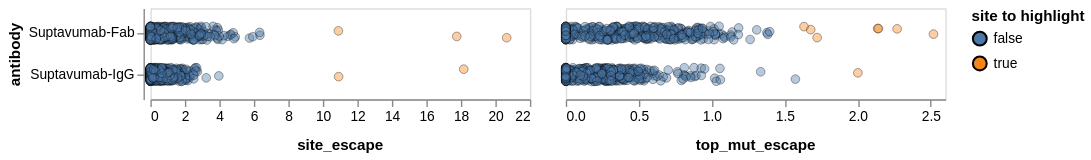

Notebook source saved alongside this figure:
### Code cell
# Visualize site selection
site_selection = alt.selection_point(fields=["site"], on="mouseover", empty=False) 

per_site_escape_chart = (
    alt.Chart(per_site_escape)
    .add_params(site_selection)
    .transform_calculate(jitter="random() - 0.5")
    .encode(
        alt.X("escape", title=None),
        alt.Y("antibody"),
        alt.YOffset("jitter:Q", scale=alt.Scale(domain=[-1.2, 1.2])),
        alt.Column(
            "escape_type",
            title=None,
            header=alt.Header(orient="bottom", labelFontSize=11, labelFontStyle="bold"),
        ),
        alt.Color("highlight", title="site to highlight"),
        tooltip=["site", "rank", "antibody", "manual_no_highlight"],
        strokeWidth=alt.condition(site_selection, alt.value(3), alt.value(0.25)),
    )
    .mark_circle(size=40, strokeOpacity=1, fillOpacity=0.4, stroke="black")
    .resolve_scale(x="independent")
    .properties(width=275, height=alt.Step(30))
    .configure_axis(grid=False)
)

per_site_escape_chart

### Figure 1 — Vega-Lite specification as saved in the notebook (floating-point values rounded to 4 significant figures; data arrays with more than 128 entries replaced by an {"elided": "..."} marker saying what was removed)
{"config": {"view": {"continuousWidth": 300, "continuousHeight": 300}, "axis": {"grid": false}}, "data": {"name": "data-067a5a25efe431880c0003f9cdf0a9eb"}, "mark": {"type": "circle", "fillOpacity": 0.4, "size": 40, "stroke": "black", "strokeOpacity": 1}, "encoding": {"color": {"field": "highlight", "title": "site to highlight", "type": "nominal"}, "column": {"field": "escape_type", "header": {"labelFontSize": 11, "labelFontStyle": "bold", "orient": "bottom"}, "title": null, "type": "nominal"}, "strokeWidth": {"condition": {"param": "param_1", "value": 3, "empty": false}, "value": 0.25}, "tooltip": [{"field": "site", "type": "quantitative"}, {"field": "rank", "type": "quantitative"}, {"field": "antibody", "type": "nominal"}, {"field": "manual_no_highlight", "type": "nominal"}], "x": {"field": "escape", "title": null, "type": "quantitative"}, "y": {"field": "antibody", "type": "nominal"}, "yOffset": {"field": "jitter", "scale": {"domain": [-1.2, 1.2]}, "type": "quantitative"}}, "height": {"step": 30}, "params": [{"name": "param_1", "select": {"type": "point", "fields": ["site"], "on": "mouseover"}}], "resolve": {"scale": {"x": "independent"}}, "transform": [{"calculate": "random() - 0.5", "as": "jitter"}], "width": 275, "$schema": "https://vega.github.io/schema/vega-lite/v5.20.1.json", "datasets": {"data-067a5a25efe431880c0003f9cdf0a9eb": {"elided": "2016 records"}}}
